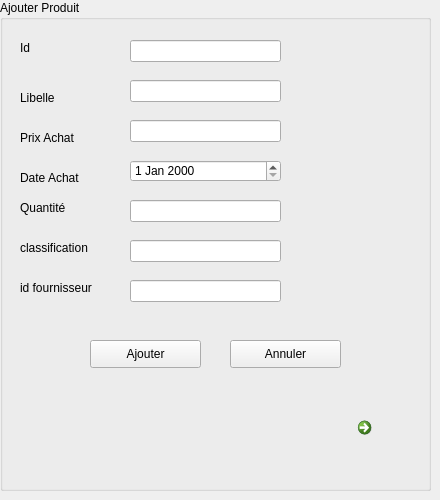
      <widget class="QWidget" name="stackedWidgetPage1Produit">
       <widget class="QGroupBox" name="groupBoxProduit">
        <property name="geometry">
         <rect>
          <x>0</x>
          <y>0</y>
          <width>431</width>
          <height>491</height>
         </rect>
        </property>
        <property name="title">
         <string>Ajouter Produit</string>
        </property>
        <widget class="QLabel" name="label_26">
         <property name="geometry">
          <rect>
           <x>20</x>
           <y>90</y>
           <width>56</width>
           <height>16</height>
          </rect>
         </property>
         <property name="text">
          <string>Libelle</string>
         </property>
        </widget>
        <widget class="QLabel" name="label_27">
         <property name="geometry">
          <rect>
           <x>20</x>
           <y>130</y>
           <width>71</width>
           <height>16</height>
          </rect>
         </property>
         <property name="text">
          <string>Prix Achat</string>
         </property>
        </widget>
        <widget class="QLineEdit" name="prixproduit_2">
         <property name="geometry">
          <rect>
           <x>130</x>
           <y>120</y>
           <width>151</width>
           <height>22</height>
          </rect>
         </property>
        </widget>
        <widget class="QLabel" name="label_28">
         <property name="geometry">
          <rect>
           <x>20</x>
           <y>170</y>
           <width>71</width>
           <height>16</height>
          </rect>
         </property>
         <property name="text">
          <string>Date Achat</string>
         </property>
        </widget>
        <widget class="QDateEdit" name="dateproduit_2">
         <property name="geometry">
          <rect>
           <x>130</x>
           <y>160</y>
           <width>151</width>
           <height>22</height>
          </rect>
         </property>
        </widget>
        <widget class="QLabel" name="label_29">
         <property name="geometry">
          <rect>
           <x>20</x>
           <y>200</y>
           <width>56</width>
           <height>16</height>
          </rect>
         </property>
         <property name="text">
          <string>Quantité</string>
         </property>
        </widget>
        <widget class="QLabel" name="label_30">
         <property name="geometry">
          <rect>
           <x>20</x>
           <y>40</y>
           <width>56</width>
           <height>16</height>
          </rect>
         </property>
         <property name="text">
          <string>Id </string>
         </property>
        </widget>
        <widget class="QLineEdit" name="qteproduit_2">
         <property name="geometry">
          <rect>
           <x>130</x>
           <y>200</y>
           <width>151</width>
           <height>22</height>
          </rect>
         </property>
        </widget>
        <widget class="QLineEdit" name="idproduit_2">
         <property name="geometry">
          <rect>
           <x>130</x>
           <y>40</y>
           <width>151</width>
           <height>22</height>
          </rect>
         </property>
         <property name="text">
          <string/>
         </property>
        </widget>
        <widget class="QPushButton" name="ajouterproduit_2">
         <property name="geometry">
          <rect>
           <x>90</x>
           <y>340</y>
           <width>111</width>
           <height>28</height>
          </rect>
         </property>
         <property name="text">
          <string>Ajouter</string>
         </property>
        </widget>
        <widget class="QLabel" name="label_31">
         <property name="geometry">
          <rect>
           <x>20</x>
           <y>240</y>
           <width>71</width>
           <height>16</height>
          </rect>
         </property>
         <property name="text">
          <string>classification</string>
         </property>
        </widget>
        <widget class="QLineEdit" name="classificationproduit_2">
         <property name="geometry">
          <rect>
           <x>130</x>
           <y>240</y>
           <width>151</width>
           <height>22</height>
          </rect>
         </property>
        </widget>
        <widget class="QPushButton" name="annulerproduit_2">
         <property name="geometry">
          <rect>
           <x>230</x>
           <y>340</y>
           <width>111</width>
           <height>28</height>
          </rect>
         </property>
         <property name="text">
          <string>Annuler</string>
         </property>
        </widget>
        <widget class="QLabel" name="label_32">
         <property name="geometry">
          <rect>
           <x>20</x>
           <y>280</y>
           <width>101</width>
           <height>16</height>
          </rect>
         </property>
         <property name="text">
          <string>id fournisseur </string>
         </property>
        </widget>
        <widget class="QLineEdit" name="idfproduit_2">
         <property name="geometry">
          <rect>
           <x>130</x>
           <y>280</y>
           <width>151</width>
           <height>22</height>
          </rect>
         </property>
        </widget>
        <widget class="QLineEdit" name="libelleproduit_2">
         <property name="geometry">
          <rect>
           <x>130</x>
           <y>80</y>
           <width>151</width>
           <height>22</height>
          </rect>
         </property>
        </widget>
        <widget class="QCommandLinkButton" name="nextproduit_2">
         <property name="geometry">
          <rect>
           <x>350</x>
           <y>410</y>
           <width>61</width>
           <height>41</height>
          </rect>
         </property>
         <property name="text">
          <string/>
         </property>
        </widget>
       </widget>
      </widget>
